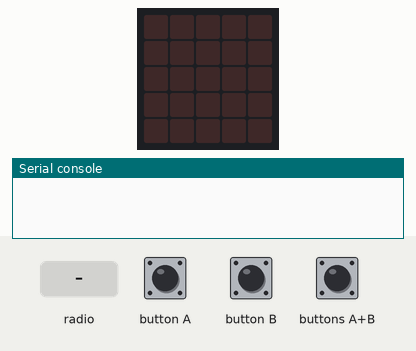
The program below on a simulated BBC micro:bit (MakeCode). Shown: the board's 5×5 LED display, the last lines printed to the serial console. Inputs (shaded band) come from the test bench. Random numbers come from a fixed seed; no radio messages arrive unless stated (any console line starting 'radio sent:' is added by the test bench).

Above: at 1.2 s.
1.3 s: radio message "1" arrives
At 2.8 s:
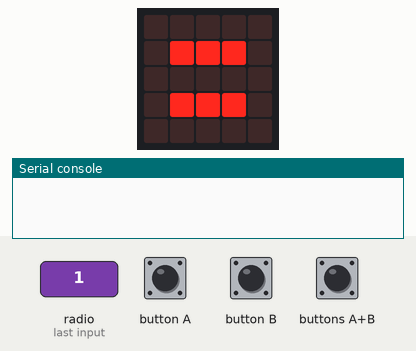
3.9 s: button B pressed for 0.15 s
At 4.7 s:
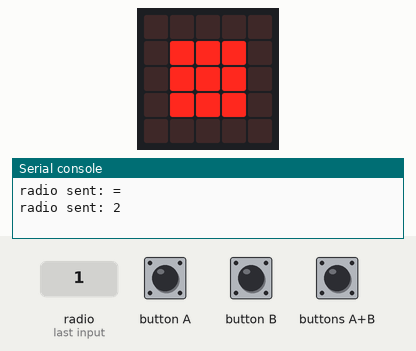
5.5 s: radio message "2" arrives
At 7.2 s:
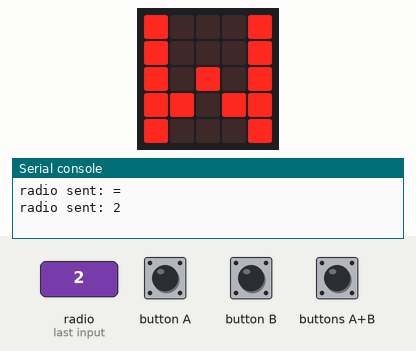
8.1 s: radio message "2" arrives
At 10.4 s:
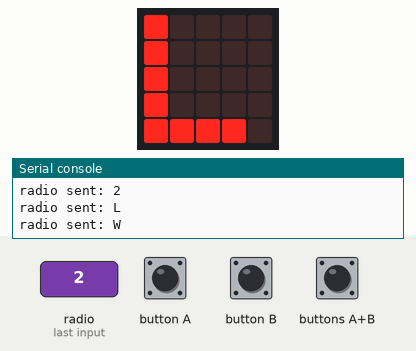
10.7 s: radio message "3" arrives
At 11.5 s:
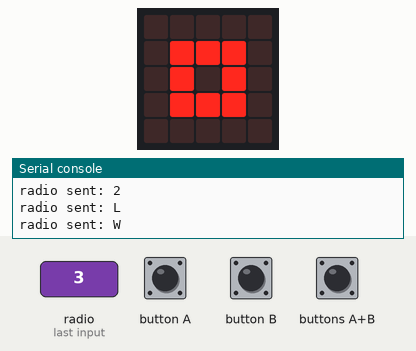
13.3 s: button A pressed for 0.15 s
At 14.3 s:
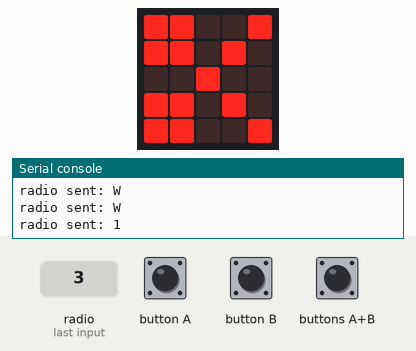
Timing chart, 0 to 15.9 s (numbered marks = the images above; inputs shaded):
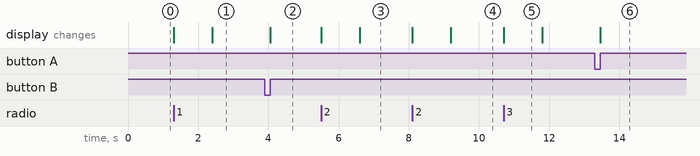

The program:

main.ts
```typescript
radio.onReceivedNumber(function (receivedNumber) {
    list = ["1", "2", "3"]
    enemy = list[randint(0, 2)]
    if (enemy == "1") {
        basic.showIcon(IconNames.Scissors)
    }
    if (enemy == "2") {
        basic.showIcon(IconNames.SmallSquare)
    }
    if (enemy == "3") {
        basic.showIcon(IconNames.Square)
    }
    basic.pause(500)
    if (receivedNumber == 1 && enemy == "1") {
        basic.showString("=")
        radio.sendString("=")
    }
    if (receivedNumber == 2 && enemy == "2") {
        basic.showString("=")
        radio.sendString("=")
    }
    if (receivedNumber == 3 && enemy == "3") {
        basic.showString("=")
        radio.sendString("=")
    }
    if (receivedNumber == 1 && enemy == "2") {
        basic.showString("W")
        radio.sendString("L")
    }
    if (receivedNumber == 2 && enemy == "3") {
        basic.showString("W")
        radio.sendString("L")
    }
    if (receivedNumber == 3 && enemy == "1") {
        basic.showString("W")
        radio.sendString("L")
    }
    if (receivedNumber == 1 && enemy == "3") {
        basic.showString("L")
        radio.sendString("W")
    }
    if (receivedNumber == 2 && enemy == "1") {
        basic.showString("L")
        radio.sendString("W")
    }
    if (receivedNumber == 3 && enemy == "2") {
        basic.showString("L")
        radio.sendString("W")
    }
})
input.onButtonPressed(Button.A, function () {
    我方 = 1
    radio.sendNumber(1)
    basic.showLeds(`
        # # . . #
        # # . # .
        . . # . .
        # # . # .
        # # . . #
        `)
})
input.onButtonPressed(Button.AB, function () {
    我方 = 3
    radio.sendNumber(3)
    basic.showLeds(`
        # # # # #
        # . . . #
        # . . . #
        # . . . #
        # # # # #
        `)
})
radio.onReceivedString(function (receivedString) {
    basic.showString(receivedString)
})
input.onButtonPressed(Button.B, function () {
    我方 = 2
    radio.sendNumber(2)
    basic.showLeds(`
        . . . . .
        . # # # .
        . # # # .
        . # # # .
        . . . . .
        `)
})
let 我方 = 0
let enemy = ""
let list: string[] = []
radio.setGroup(1)
```

test.ts
```typescript
// 在這裡測試；當此封包作為擴充功能時，將不會編譯此內容。
```

Measured:
- after the input at 1.3 s, the display: first changes at once (image 1 shows a later state)
- after the input at 3.9 s, the display: changes after 0.15 s (image 2)
- after the input at 5.5 s, the display: first changes at once (image 3 shows a later state)
- after the input at 8.1 s, the display: first changes at once (image 4 shows a later state)
- after the input at 10.7 s, the display: changes at once (image 5)
- after the input at 13.3 s, the display: changes after 0.15 s (image 6)
- what the display in image 5 shows lasts 1.1 s, from 10.7 s to 11.8 s
